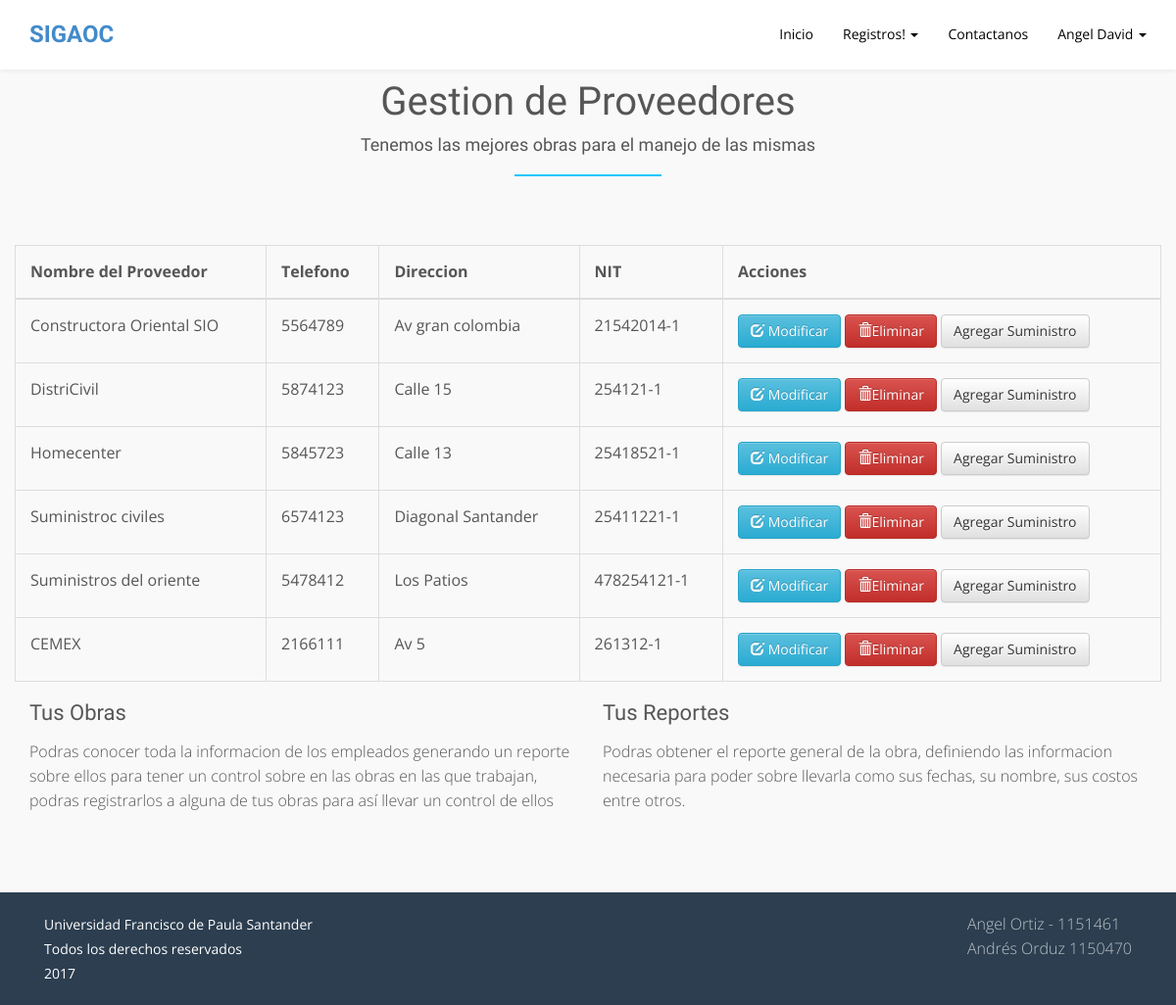
Before: /gestion_proveedor/gestion_proveedor.php (signed in) with the older database file.
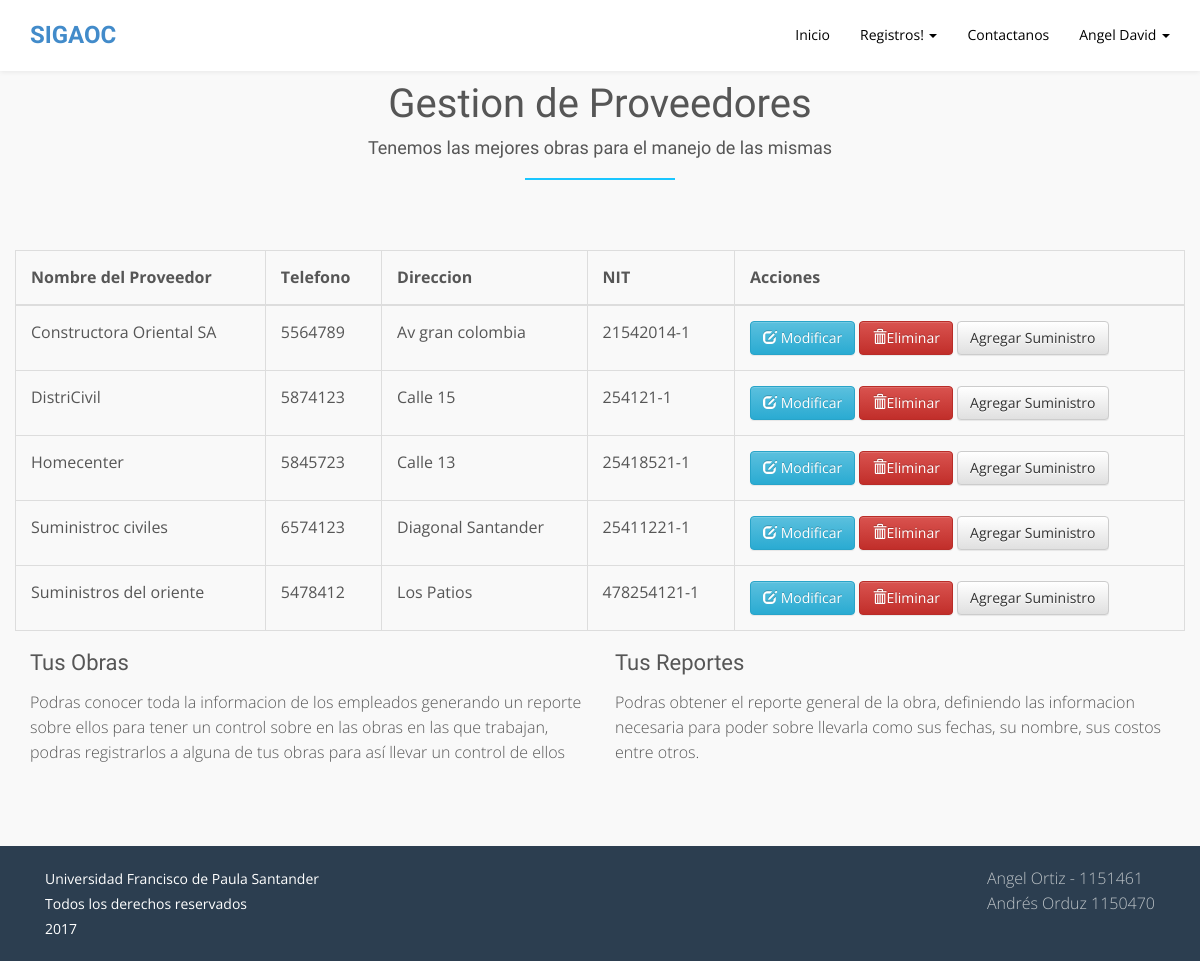
After: the same page with the newer database file.
### tables this page shows
CREATE TABLE `proveedor` (
  `id_proveedor` int(11) NOT NULL,
  `nit` varchar(30) NOT NULL,
  `nombre` varchar(30) NOT NULL,
  `telefono` int(11) NOT NULL,
  `direccion` varchar(30) NOT NULL
);

### gestion_proveedor/proveedores_gestionar.php (the view, shortened to what this page needs)
<?php
$con=@mysqli_connect('localhost', 'root', '', 'obra_civil');
   $sql="SELECT * FROM PROVEEDOR";
   $query = mysqli_query($con,$sql);
   if($query)
   {
    ?>
    <table class="table table-bordered">
        <thead>
          <tr>
            <th>Nombre del Proveedor</th>
            <th>Telefono</th>
            <th>Direccion</th>
            <th>NIT</th>
            <th>Acciones</th>
          </tr>
        </thead>
        <tbody>
    <?php
    while($row = mysqli_fetch_row($query))
    {
     if(empty($row))
     {
      ?>
      <div class="alert alert-info" role="alert">
       <button type="button" class="close" data-dismiss="alert">&times;</button>
        <strong></strong>
        <?php
        echo "No se encontraron Resultados!";
        ?>
      </div>
 <?php
      break;
    }
    else
    {
 ?>
    <tr>
    <td><?php echo $row[2];?></td>
    <td><?php echo $row[3]; ?></td>
    <td><?php echo $row[4]; ?></td>
    <td><?php echo $row[1]; ?></td>
    <td>
        <button type="button" id="btnActualizar" data-toggle="modal" data-target="#modalproveedor" class="btn btn-info" data-id="<?php echo $row[0];?>" data-nombre="<?php echo $row[2];?>" data-telefono="<?php echo $row[3]; ?>" data-direccion="<?php echo $row[4];?>" data-nit="<?php echo $row[1];?>"><i class='glyphicon glyphicon-edit'></i> Modificar </button>
        <button type="button" id="btnEliminar" data-toggle="modal" data-target="#deleteProveedor"class="btn btn-danger" data-id="<?php echo $row[0];?>"><i class='glyphicon glyphicon-trash'></i>Eliminar</button>
        <button type="button" id="agregar" class="btn btn-default" data-id="<?php echo $row[0];?>" data-toggle="modal" data-target="#modalSuministro">Agregar Suministro</button>
      </td>
     </tr>
    <?php
     }
    }
    ?>
     </tbody>
    </table>
    <?php
   }

### gestion_proveedor/gestion_proveedor.php (shortened to what this page needs)
<html><head>
        <link rel="stylesheet" href="../css/normalize.css">
        <link rel="stylesheet" href="../css/owl.carousel.css">
        <link rel="stylesheet" href="../css/nivo-lightbox.css">
        <link rel="stylesheet" href="../css/themes/default/default.css">
         <link rel="stylesheet" href="../css/jquery.countdown.css">
        <link rel="stylesheet" href="../css/bootstrap.min.css">
        <link rel="stylesheet" href="../css/font-awesome.min.css">
        <link rel="stylesheet" href="../css/style.css">
        <link rel="stylesheet" href="../css/responsive.css">
        <link rel="stylesheet" href="../css/bootstrap-theme.min.css">
        </head>
    <body data-spy="scroll" data-target="#main-navbar">
        <div id="page" class="page">
            <header>
                <nav class="navbar fixed-nav navbar-default  navbar-fixed-top" id="main-navbar" role="navigation">
                    <div class="container">
                        <div class="navbar-header">
                            <a href="../perfil_ing.php" class=""><h3 class="text-white" style="margin-top:20px;">SIGAOC</h3></a>
                        </div>
                        <div class="collapse navbar-collapse" id="navbar-collapse">
                           <ul class="nav navbar-nav navbar-right">
                            <li><a href="../perfil_ing.php">Inicio</a></li>
                        <li class="registro-display">
                             <a class=".perfil2"  href="#" style="">Registros!
                             <i class="caret"></i>
                             </a>
                        </li>
                                <li><a href="#contact">Contactanos</a></li>
                            <li class="nombre-perfil">
                             <a class=".perfil"  href="#" style=""><?php echo $_SESSION['nombre']; ?>
                             <i class="caret"></i>
                             </a>
                        </li>
                            </ul>
                        </div>
                    </div>
                </nav>
            </header>
            <section id="service" class="sections">
                <div class="container">
                    <div class="row">
                        <div class="heading wow fadeIn animated" data-wow-offset="120" data-wow-duration="1.5s">
                            <div class="title text-center"><h1>Gestion de Proveedores</h1></div>
                            <div class="subtitle text-center "><h5>Tenemos las mejores obras para el manejo de las mismas</h5></div>
                            <div class="separator text-center"></div>
                        </div>
                        <?php include('proveedores_gestionar.php'); ?>
                        <div class="col-sm-6 clearfix">
                            <div class="feature wow fadeInLeft animated" data-wow-offset="120" data-wow-duration="1.5s">
                                <h4 class="text-white">Tus Obras</h4>
                                <p class="text-white">
                                    Podras conocer toda la informacion de los empleados
                                    generando un reporte sobre ellos para tener un control sobre en las obras en las que trabajan, podras registrarlos a alguna de tus obras para así llevar un control de ellos
                                </p>
                            </div>
                        </div>
                        <div class="col-sm-6 clearfix">
                            <div class="feature wow fadeInRight animated" data-wow-offset="120" data-wow-duration="1.5s">
                                <h4 class="text-white">Tus Reportes</h4>
                                <p class="text-white">
                                    Podras obtener el reporte general de la obra, definiendo las informacion necesaria para poder sobre llevarla como sus fechas, su nombre, sus costos entre otros.
                                </p>
                            </div>
                        </div>
                        <div class="col-sm-6 clearfix">
                        </div>
                        <div class="col-sm-6 clearfix">
                        </div>
                    </div>
                </div>
            </section>
            <footer id="footer" class="footer-2 bg-midnight-blue">
                <div class="container">
                    <div class="col-sm-6">
                        <div class="additional-links editContent">
                            Universidad Francisco de Paula Santander<br>
                            Todos los derechos reservados <br>2017
                        </div>
                    </div>
                     <div class="col-sm-6">
                        <div class="social-btns pull-right">
                            Angel Ortiz - 1151461 <br>
                            Andrés Orduz 1150470
                        </div>
                    </div>
                </div>
            </footer></div>
</body></html>

### css/style.css (style rules this page uses)
html, button, input, select, textarea { color: #222; }
html { font-size: 1em; line-height: 1.4; }
html, body { background-color: #fff; font-size: 16px; color: #565656; width:100%; padding:0; margin-left:0; margin-right:0; font-family: 'Open Sans', sans-serif; -webkit-font-smoothing:antialiased; font-weight: 300; }
a, a:hover, a:active, a:focus { text-decoration:none; outline:none; }
a, button, a span { -webkit-transition: 0.2s ease-in-out; -o-transition: 0.2s ease-in-out; transition: 0.2s ease-in-out; }
*, *:before, *:after { -webkit-box-sizing:border-box; -moz-box-sizing:border-box; box-sizing:border-box; }
p { margin:0 0 5px; }
ol, ul { list-style:none; padding:0; }
h1, h2, h3, h4, h5, h6 { font-family: 'Raleway', sans-serif; font-weight: 400; margin-bottom: 0; margin-top: 0; }
h1 { font-size: 2.5rem; line-height: 3.5rem; font-weight: 100; }
h3 { line-height: 30px; font-weight: 600; margin-bottom: 10px; }
h4 { font-size: 22px; font-weight: 500; margin-bottom: 15px; }
h5 { font-size: 18px; font-weight: 500; margin-bottom: 20px; }
p { font-size: 14px; line-height: 24px; font-size: 16px; line-height: 25px; }
p:last-child { margin-bottom: 0px; }
.sections { padding-top: 80px; padding-bottom: 80px; position: relative; overflow: hidden; }
section:nth-of-type(odd) { background-color: #F9F9F9; }
section .title h1 { font-size: 2.5rem; line-height: 3rem; font-weight: 100; margin-bottom: 10px; }
section .subtitle h5 { font-weight: 400; margin-top: 10px; }
.separator { height: 2px; width: 150px; margin: auto; margin-top: 15px; margin-bottom: 70px; background: #1ac6ff; }
.navbar-header { min-height: 70px }
.navbar-inverse .navbar-nav>li>a, .navbar-default .navbar-nav>li>a { font-weight: 400; font-size: 14px; text-transform: capitalize; }
.fixed-nav.navbar { background: #fff; border-color: rgba(255, 255, 255, 0.29); }
.navbar.fixed-nav .navbar-nav>li>a { color: #000; }
.fixed-nav .navbar-nav { padding-top: 10px; }
.feature { overflow: hidden; }
.footer-2 { padding-top: 20px; padding-bottom: 20px; color: #bdc3c7; line-height: 25px; background-color: #2c3e50; position: relative; -webkit-box-sizing: border-box; -moz-box-sizing: border-box; box-sizing: border-box; }
.footer-2 .social-btns { white-space: nowrap; }
.footer-2 .additional-links { font-size: 14px; font-weight: normal; color: #fff; }
.table > thead > tr > th, .table > tbody > tr > td { padding: 15px; }
.clearfix:before, .clearfix:after { content: " "; display: table; }
.clearfix:after { clear: both; }
.clearfix { *zoom: 1; }

Changed rows visible on the page:
removed proveedor: nombre "CEMEX", telefono "2166111", direccion "Av 5", nit "261312-1"
changed proveedor "Av gran colombia": nombre "Constructora Oriental SIO" → "Constructora Oriental SA"
